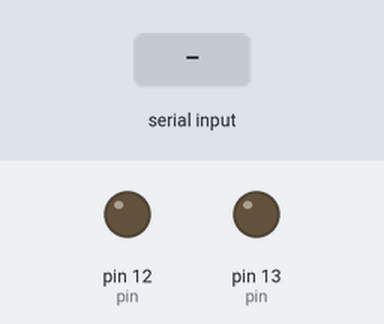
This sketch was run on a simulated Arduino Uno, built with avr-gcc and run on an emulated ATmega328P. Parts: output pins drawn as LEDs (lit = HIGH). Inputs (shaded band) come from the test bench.

Above: at 1.2 s.
1.3 s: "i" received over Serial
At 3.3 s:
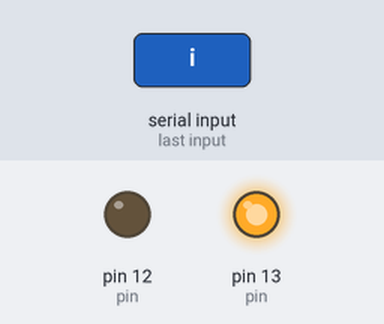
3.8 s: "o" received over Serial
At 5.2 s:
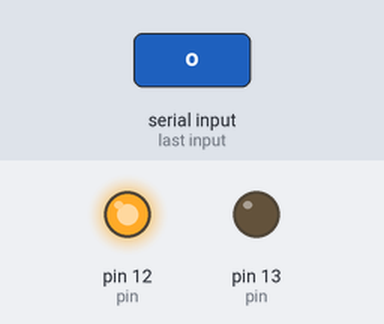
6.3 s: "p" received over Serial
At 7.5 s:
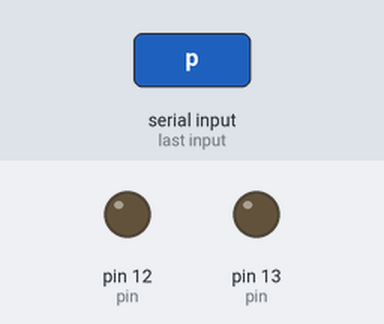
Timing chart, 0 to 9.3 s (numbered marks = the images above; inputs shaded):
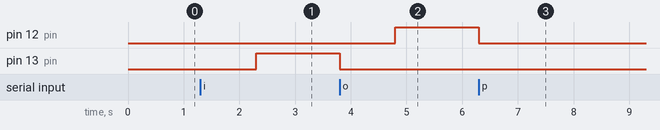

Measured:
- after the input at 1.3 s, pin 13 (pin): LOW → HIGH after 1.0 s
- after the input at 3.8 s, pin 12 (pin): LOW → HIGH after 1.0 s; pin 13 (pin): HIGH → LOW at once
- after the input at 6.3 s, pin 12 (pin): HIGH → LOW at once

The sketch:

blim_blim_mf.ino
```cpp
/*
  Блымаем светодиодиком, можно потом юзать для включения/выключения красной/зеленой лампочек
  Светодиод подключать к 13 пину через резистор(крч у светодиода 2 лапки! самую длинную подключаем к
    резистору, а резистор к 13 пину. Вторую ножку светодиода вставляем в граунд (GND)
*/

/*
    13pin - green;
    12pin - red;
    u - none
    i - light green
    o - light red
    p - shut down
*/
int pin;
char command;

void setup() {

  pinMode(13, OUTPUT); //светодиодик в 13 пине (:_:)
  pinMode(12, OUTPUT);
  command = 'u';
  Serial.begin(9600);
}

void loop() {
  if(Serial.available()>0)
  {
      command = Serial.read();
  }
  if(command == 'u')
  {
    //none
  }
  else if(command == 'i')
  {
    if(pin != 13)
    {
      digitalWrite(pin, LOW);
      delay(1000);
      pin = 13;
      digitalWrite(pin, HIGH);
      delay(1000);
    }
  }
  else if(command == 'o')
  {
    if(pin != 12)
    {
      digitalWrite(pin, LOW);
      delay(1000);
      pin = 12;
      digitalWrite(pin, HIGH);
      delay(1000);
    }
  }
  else if(command == 'p')
  {
    digitalWrite(pin, LOW);
    delay(1000);
  }
}
```
